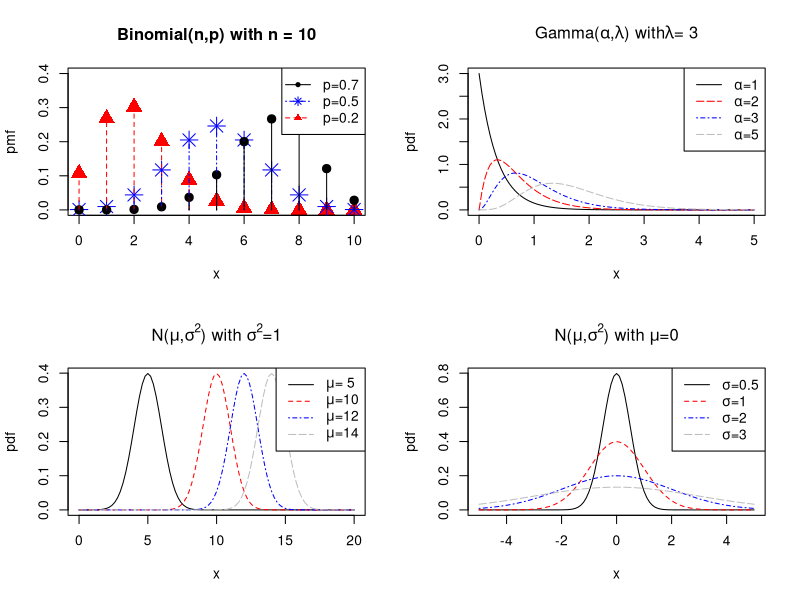

Write R code to recreate this figure.
## ---- chunk 1
op=par(mfrow=c(2,2))
n=10 ; x=seq(0,n)
plot(x, dbinom(x,n,0.2),type='p',col="red",pch=17,ylim=c(0,0.4),cex=2,main="Binomial(n,p) with n = 10",xlab="x",ylab="pmf")
points(x,dbinom(x,n,0.5),type="p",col="blue",pch=8,ylim=c(0,0.4),cex=2)
points(x,dbinom(x,n,0.7),type="p",col="black",pch=20,ylim=c(0,0.4),cex=2)
points(x,dbinom(x,n,0.2),type="h",col="red",lty=2,ylim=c(0,0.4))
points(x,dbinom(x,n,0.5),type="h",col="blue",lty=10,ylim=c(0,0.4))
points(x,dbinom(x,n,0.7),type="h",col="black",lty=1,ylim=c(0,0.4))
legend("topright",c("p=0.7","p=0.5","p=0.2"),lty=c(1,10,2),pch=c(20,8,17),col=c("black","blue","red"))

curve(dgamma(x,1,3),0,5,col="black",lty=7,ylim=c(0,3),main=title(expression(paste("Gamma(",alpha,",",lambda,") with",lambda,"= 3"))),ylab="pdf")
curve(dgamma(x,2,3),0,5,col="red",lty=5,add=TRUE)
curve(dgamma(x,3,3),0,5,col="blue",lty=10,add=TRUE)
curve(dgamma(x,5,3),0,5,col="grey",lty=11,add=TRUE)
legend("topright",c(expression(paste(alpha,"=1")),
        expression(paste(alpha,"=2")),
        expression(paste(alpha,"=3")),
        expression(paste(alpha,"=5"))),lty=c(7,5,10,11),col=c("black","red","blue","grey"))

curve(dnorm(x,mean=5,sd=1),col="black",xlim=c(0,20),main=title(expression(paste("N(",mu,",",sigma^{2},") with ",sigma^{2},"=1"))),ylab="pdf")
curve(dnorm(x,mean=10,sd=1),col="red",lty=2,add=TRUE)
curve(dnorm(x,mean=12,sd=1),col="blue",lty=10,add=TRUE)
curve(dnorm(x,mean=14,sd=1),col="grey",lty=11,add=TRUE)
legend("topright",c(expression(paste(mu,"= 5"),
        paste (mu,"=10"),
        paste (mu,"=12"),
        paste (mu,"=14"))),lty=c(1,2,10,11),col=c("black","red","blue","grey"))

curve(dnorm(x,sd=0.5),-5,5,col="black",main=title(expression(paste("N(",mu,",",sigma^{2},") with ",mu,"=0"))),ylab="pdf",lty=1)
curve(dnorm(x,sd=1),-5,5,col="red",lty=2,add=TRUE)
curve(dnorm(x,sd=2),-5,5,col="blue",lty=10,add=TRUE)
curve(dnorm(x,sd=3),-5,5,col="grey",lty=11,add=TRUE)
legend("topright",c(expression(paste(sigma,"=0.5"),
              paste (sigma,"=1"),
              paste (sigma,"=2"),
              paste (sigma,"=3"))),lty=c(1,2,10,11),col=c("black","red","blue","grey"))



